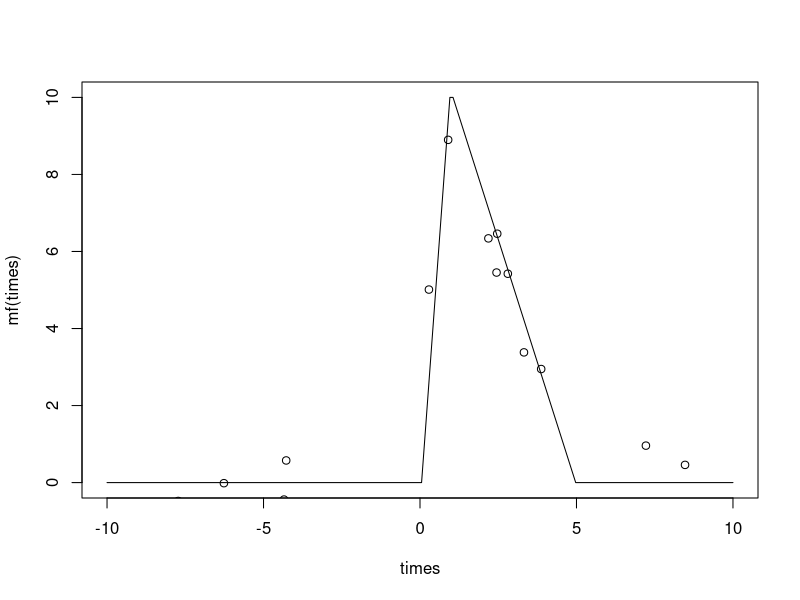
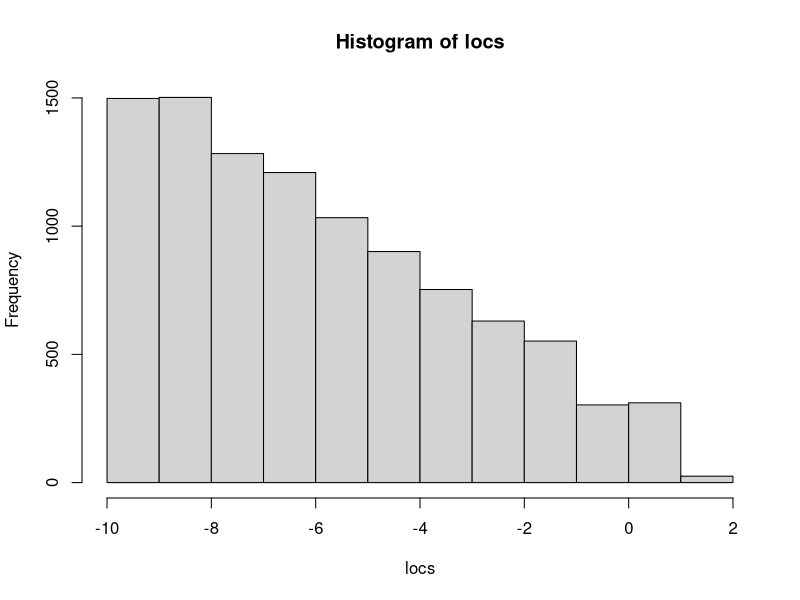
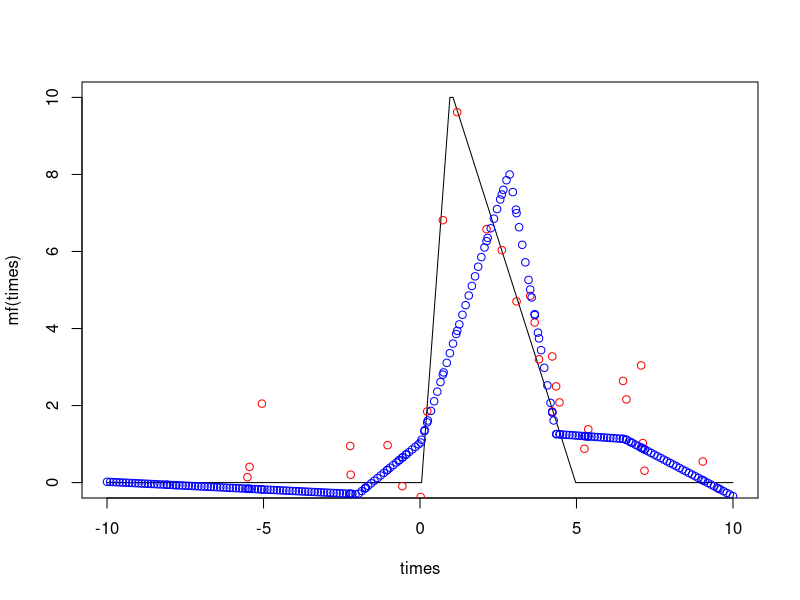
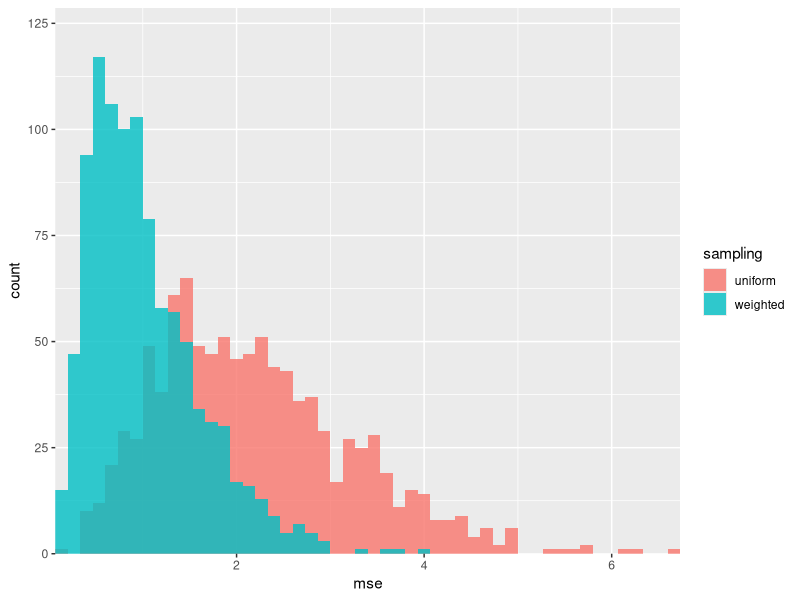

Source code (R) for these figures, in order:
## ---- chunk 1
library(tidyverse)
library(splines)
set.seed(1234)
n_times <- 100
time_grid <- seq(-10, 10, length.out = n_times)
## ---- chunk 2
mean_fun <- function(times, peak_loc, height, end) {
  mu <- rep(0, length(times))
  rise <- peak_loc > times & times >= 0
  mu[rise] <- seq(0, height, length.out = sum(rise))
  fall <- times >= peak_loc & times < end
  mu[fall] <- seq(height, 0, length.out = sum(fall))
  approxfun(times, mu)
}

weighted_sampling <- function(N, intervals, weights) {
  samples <- list()
  interval_ix <- rmultinom(1, N, weights)
  for (i in seq_along(interval_ix)) {
    samples[[i]] <- runif(interval_ix[i], intervals[i, 1], intervals[i, 2])
  }
   
  unlist(samples)  
}

observations <- function(mean_fun, x, sigma = 1) {
  mean_fun(x) + rnorm(length(x), 0, sigma)
}

times <- seq(-10, 10, length.out = 200)
mf <- mean_fun(times, 1, 10, 5)
plot(times, mf(times), type = "l")
u <- runif(20, -10, 10)
points(u, observations(mf, u))
## ---- chunk 3
u <- seq(-10, 10, length.out = 10)
intervals <- cbind(head(u, -1), tail(u, -1))
weights <- 5:1
weights <- weights / sum(weights)
locs <- weighted_sampling(1e4, intervals, weights)
hist(locs)
## ---- chunk 4
w <- c(1, 1, 1, 1, 3, 4, 3, 1, 1)
w <- w / sum(w)

u <- weighted_sampling(40, intervals, w)
y <- observations(mf, u)
fit <- lm(y ~ bs(u, df = 6, degree = 1, Boundary.knots = c(-10, 10)))
plot(times, mf(times), type = "l")
points(u, y, col = "red")
points(u, predict(fit), col = "blue")
f_hat <- predict(fit, newdata = data.frame(u = times))
points(times, f_hat, col = "blue")
## ---- chunk 5
B <- 1e3
mse <- matrix(nrow = B, ncol = 2)

estimate_mse <- function(u, times, mf) {
  y <- observations(mf, u)
  fit <- lm(y ~ bs(u, df = 6, degree = 1, Boundary.knots = c(-10, 10)))
  f_hat <- predict(fit, newdata = data.frame(u = times))
  mean((f_hat - mf(times)) ^ 2)
}


for (b in seq_len(B)) {
  # random u's
  u <- runif(50, -10, 10)
  mse[b, 1] <- estimate_mse(u, times, mf)
  u <- weighted_sampling(50, intervals, w)
  mse[b, 2] <- estimate_mse(u, times, mf)
}

colnames(mse) <- c("uniform", "weighted")
mse <- as_tibble(mse) %>%
  mutate(id = 1:n()) %>%
  pivot_longer(-id, names_to = "sampling", values_to = "mse")

ggplot(mse) +
  geom_histogram(
    aes(mse, fill = sampling), 
    alpha = 0.8, position = "identity",
    bins = 50
  ) +
  scale_y_continuous(expand = c(0, 0, 0.1, 0)) +
  scale_x_continuous(expand = c(0, 0))
